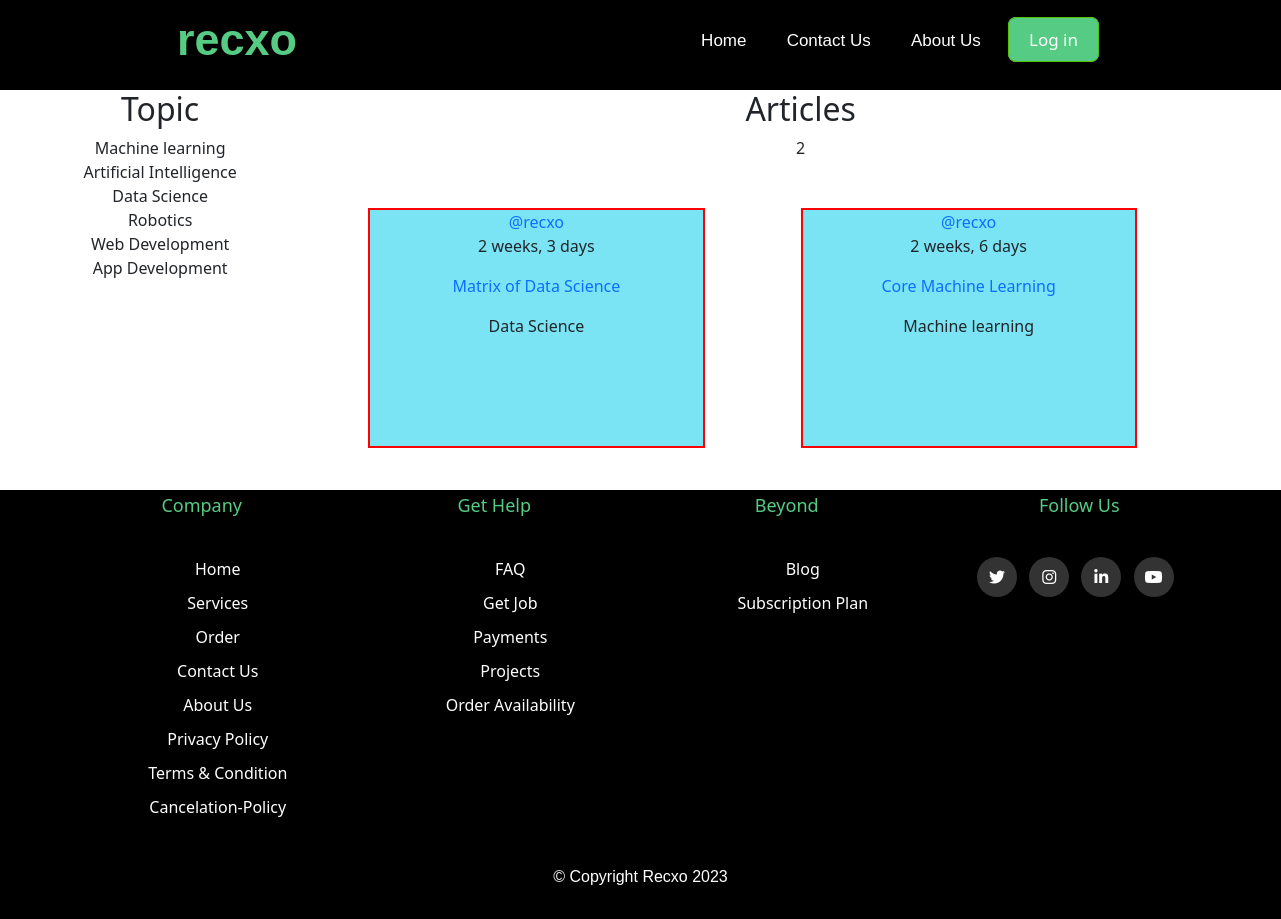
Before: /blog/ with the older database file.
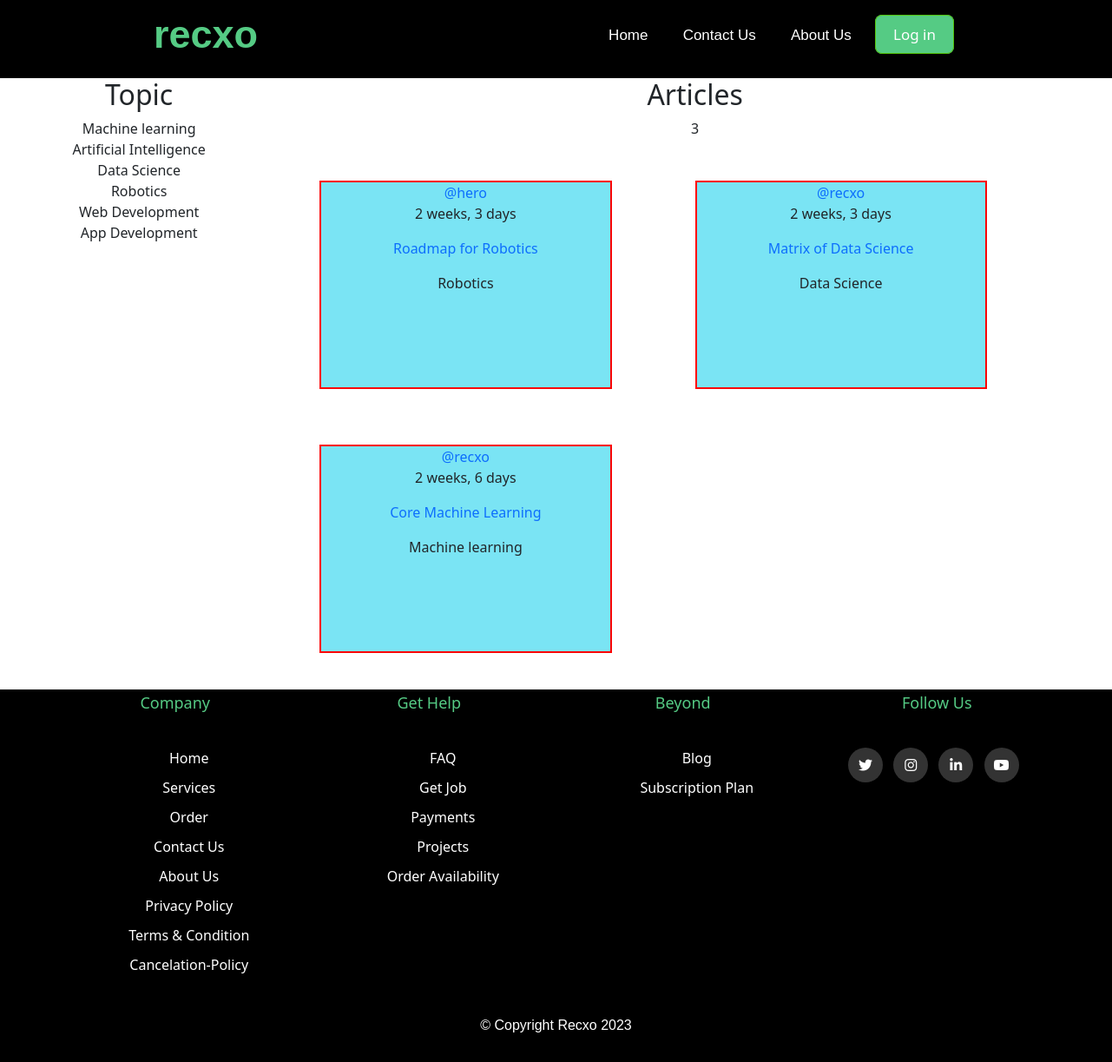
After: the same page with the newer database file.
### blog/models.py (models this page shows, shortened)
class Topic(models.Model):
    name = models.CharField(max_length=200)
    def __str__(self):
        return self.name

class BlogPost(models.Model):
    author = models.ForeignKey(User, on_delete=models.SET_NULL, null=True)
    topic = models.ForeignKey(Topic, on_delete=models.SET_NULL, null=True)
    name = models.CharField(max_length=200)
    content = models.TextField(null=True, blank=True)
    participants = models.ManyToManyField(
        User, related_name='participants', blank=True)
    updated = models.DateTimeField(auto_now=True)
    created = models.DateTimeField(auto_now_add=True)
    class Meta:
        ordering = ['-updated', '-created']

### blog/views.py (the view)
# urls.py: path('',views.home,name='blog-home'),
def home(request):
    topics = Topic.objects.all()
    blogPosts = BlogPost.objects.all()
    context = {'topics': topics, 'blogposts': blogPosts}
    return render(request, 'blog/home.html', context)

### templates/blog/home.html (shortened to what this page needs)
{% extends 'blog_base.html'%} {% block title%} blog{% endblock title%}
{% block body%}
<section id="section-1">
  <div class="sub-section-1">
    <div class="box">
      <div class="blog_topic item">
        {% include 'blog/topic_component.html'%}
      </div>
      <div class="blog_feed item">
        <div class="blog__header">
          <div>
            <h2>Articles</h2>
            <p>{{blogposts.count}}</p>
          </div>
        </div>
        {% include 'blog/blog_feed_component.html'%}
      </div>
    </div>
  </div>
</section>
{% endblock body %}

### templates/blog/topic_component.html
<h2>Topic</h2>
{% for topic in topics%}
<li>{{topic}}</li>
{% endfor %}

### templates/blog/blog_feed_component.html (shortened to what this page needs)
<div class="div">
{% for blog in blogposts %}
<div class="blogPostBlog">
  <div class="blogPostBlog__header">
    <a href="{% url 'blog-user-profile' blog.author.id%}">
      <div>@{{blog.author}}</div>
    </a>
    <p>{{blog.created|timesince}} </p>
  </div>
  <div class="blogPostBlog__content">
    <a href=""> {{blog.name}} </a>
  </div>
  <div class="blogPostBlog__meta">{{blog.topic}}</div>
</div>
{% endfor %}
</div>

Changed rows visible on the page:
added BlogPost: author "hero", created "2 weeks, 3 days", name "Roadmap for Robotics", topic "Robotics"
Other visible differences:
{{ blogposts.count }}: "2" → "3"
